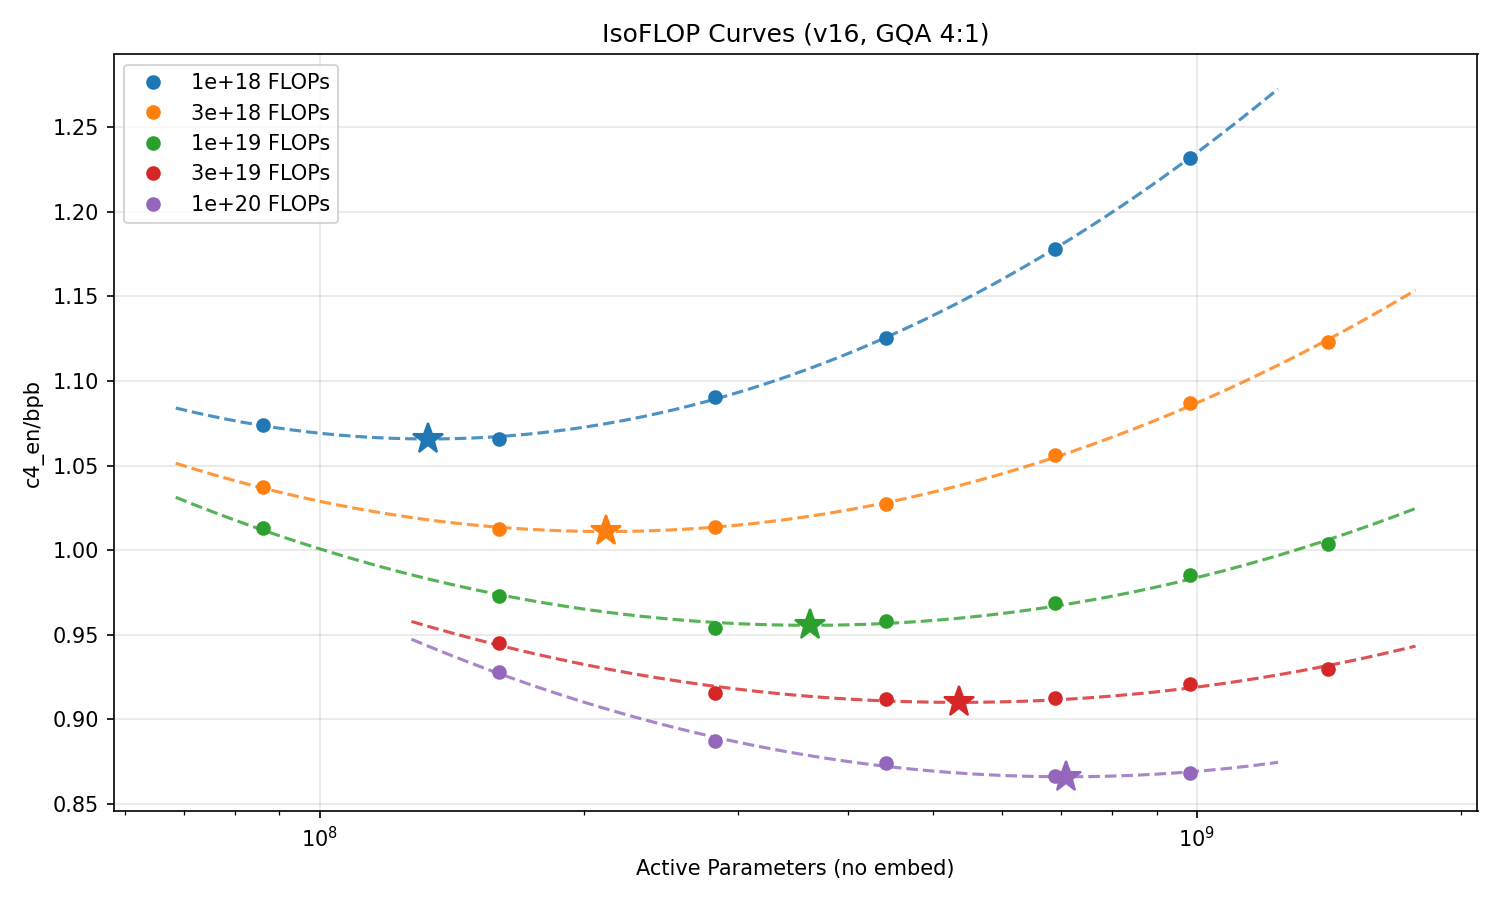

Generate this figure with Python:
# Copyright The Marin Authors
# SPDX-License-Identifier: Apache-2.0

"""Generate isoflop curves from v16 sweep data.

For each compute budget, plots BPB vs total (active) parameters across model sizes,
fits a log-space parabola to find the optimal model size, and fits an asymptotic
scaling law: loss*(C) = L_inf + A * C^{-alpha}.
"""

import json
import math

import matplotlib.pyplot as plt
import numpy as np

PLOT_DIR = "experiments/grug/moe_apr2/new_plots"


# ============================================================
# 1) Load data from wandb
# ============================================================


def fetch_v16_data():
    """Fetch finished v16 isoflop runs from wandb."""
    import wandb

    api = wandb.Api()
    runs = api.runs("marin-community/dial_moe", filters={"group": "isoflop-moe-v16", "state": "finished"})

    rows = []
    for r in runs:
        bpb = r.summary.get("eval/paloma/c4_en/bpb")
        macro_loss = r.summary.get("eval/paloma/macro_loss")
        if bpb is None:
            continue
        parts = r.name.split("-")
        budget_str = parts[3]  # e.g. '1e+18'
        dim = int(parts[4][1:])  # e.g. 'd768' -> 768
        budget = float(budget_str)
        rows.append({"budget": budget, "dim": dim, "bpb": bpb, "macro_loss": macro_loss, "name": r.name})

    return rows


def compute_active_params(dim):
    """Active parameters (lm_head, no embed) for a given hidden_dim."""
    # From heuristic
    # hidden_head_ratio = 128
    vocab_size = 128256
    # num_heads = max(1, dim // hidden_head_ratio)

    # num_layers from heuristic formula
    hs_pow = math.log2(dim)
    num_layers = round(dim / (64 + (hs_pow * 4.0) - 9))

    intermediate_dim = math.ceil(dim / 2 / 128) * 128
    shared_ffn = dim
    k = 4  # experts per token

    attn = 4 * dim * dim
    active_moe = k * 3 * dim * intermediate_dim
    shared = 3 * dim * shared_ffn
    router = dim * 64
    per_layer = attn + active_moe + shared + router

    lm_head = dim * vocab_size
    return num_layers * per_layer + lm_head


def compute_active_params_no_lmhead(dim):
    """Active parameters excluding lm_head."""
    return compute_active_params(dim) - dim * 128256


def compute_fpt(dim):
    """FLOPs per token (no lm_head)."""
    hidden_head_ratio = 128
    num_heads = max(1, dim // hidden_head_ratio)

    hs_pow = math.log2(dim)
    num_layers = round(dim / (64 + (hs_pow * 4.0) - 9))

    intermediate_dim = math.ceil(dim / 2 / 128) * 128
    shared_ffn = dim
    k = 4

    attn = 2 * dim * (dim + dim) + 2 * dim * (num_heads * (dim // num_heads)) * 2
    moe_mlp = k * 3 * 2 * dim * intermediate_dim
    shared_mlp = 3 * 2 * dim * shared_ffn
    per_layer = attn + moe_mlp + shared_mlp
    return num_layers * per_layer


# ============================================================
# 2) Fit parabolas per budget and find optima
# ============================================================


def fit_isoflop_parabola(dims, bpbs):
    """Fit bpb = a*log10(params)^2 + b*log10(params) + c. Return optimal params and bpb."""
    params = np.array([compute_active_params(d) for d in dims])
    log_params = np.log10(params)
    bpbs = np.array(bpbs)

    coeffs = np.polyfit(log_params, bpbs, 2)
    if coeffs[0] <= 0:
        # No minimum — use the actual minimum point
        idx = np.argmin(bpbs)
        return params[idx], bpbs[idx], coeffs, params

    opt_log = -coeffs[1] / (2 * coeffs[0])
    opt_bpb = np.polyval(coeffs, opt_log)
    opt_params = 10**opt_log

    return opt_params, opt_bpb, coeffs, params


def fit_asymptotic_powerlaw(C, loss, n_grid=400):
    """Fit loss(C) = L_inf + A * C^{-alpha}."""
    C = np.asarray(C, float)
    y = np.asarray(loss, float)
    idx = np.argsort(C)
    C, y = C[idx], y[idx]

    if len(C) < 2:
        return None

    y_min = float(np.min(y))
    Linf_grid = np.linspace(0, 0.95 * y_min, n_grid)
    logC = np.log(C)

    best = None
    for Linf in Linf_grid:
        z = y - Linf
        if np.any(z <= 0):
            continue
        logz = np.log(z)
        b1, b0 = np.polyfit(logC, logz, 1)
        alpha = -b1
        if not np.isfinite(alpha) or alpha <= 0:
            continue
        A = np.exp(b0)
        sse = float(np.mean((logz - (b0 + b1 * logC)) ** 2))
        if best is None or sse < best["sse"]:
            best = {"L_inf": float(Linf), "A": float(A), "alpha": float(alpha), "sse": sse}

    return best


# ============================================================
# 3) Generate plots
# ============================================================


def main():
    # Load data
    cache_path = f"{PLOT_DIR}/v16_isoflop_data.json"
    try:
        with open(cache_path) as f:
            rows = json.load(f)
        print(f"Loaded {len(rows)} runs from cache")
    except FileNotFoundError:
        rows = fetch_v16_data()
        with open(cache_path, "w") as f:
            json.dump(rows, f, indent=2)
        print(f"Fetched {len(rows)} runs from wandb")

    # Group by budget, exclude d640 and d896
    excluded_dims = {640, 896}
    by_budget = {}
    for r in rows:
        if r["dim"] in excluded_dims:
            continue
        by_budget.setdefault(r["budget"], []).append(r)

    target_budgets = [1e18, 3e18, 1e19, 3e19, 1e20]
    colors = {1e18: "C0", 3e18: "C1", 1e19: "C2", 3e19: "C3", 1e20: "C4"}

    # ---- Plot 1: IsoFLOP curves (BPB vs active params) ----
    fig, ax = plt.subplots(figsize=(10, 6))

    optima = []
    for budget in target_budgets:
        runs = by_budget.get(budget, [])
        if not runs:
            continue

        dims = [r["dim"] for r in runs]
        bpbs = [r["bpb"] for r in runs]
        params = [compute_active_params(d) for d in dims]

        # Sort by params
        order = np.argsort(params)
        params_sorted = np.array(params)[order]
        bpbs_sorted = np.array(bpbs)[order]
        dims_sorted = np.array(dims)[order]

        color = colors.get(budget, "gray")
        label = f"{budget:.0e} FLOPs"

        # Scatter
        ax.plot(params_sorted, bpbs_sorted, "o", color=color, label=label, markersize=6)

        # Fit parabola
        opt_params, opt_bpb, coeffs, _ = fit_isoflop_parabola(dims_sorted, bpbs_sorted)

        if coeffs[0] > 0:
            log_grid = np.linspace(np.log10(params_sorted.min()) - 0.1, np.log10(params_sorted.max()) + 0.1, 200)
            ax.plot(10**log_grid, np.polyval(coeffs, log_grid), "--", color=color, alpha=0.8)
            ax.plot(opt_params, opt_bpb, "*", color=color, markersize=15)

        # Compute FLOPs and no-lmhead params for the optimal
        best_dim = dims_sorted[np.argmin(bpbs_sorted)]
        optima.append(
            {
                "budget": budget,
                "opt_params": opt_params,
                "opt_params_no_lm": compute_active_params_no_lmhead(best_dim),
                "opt_bpb": opt_bpb,
                "opt_tokens": budget / (3 * compute_fpt(best_dim)),
            }
        )

    ax.set_xscale("log")
    ax.set_xlabel("Active Parameters (no embed)")
    ax.set_ylabel("c4_en/bpb")
    ax.set_title("IsoFLOP Curves (v16, GQA 4:1)")
    ax.legend()
    ax.grid(True, alpha=0.3)
    fig.tight_layout()
    fig.savefig(f"{PLOT_DIR}/isoflop_curves.png", dpi=150)
    plt.close(fig)
    print("Saved isoflop_curves.png")

    # ---- Plot 1b: IsoFLOP curves (BPB vs tokens) ----
    fig1b, ax1b = plt.subplots(figsize=(10, 6))

    for budget in target_budgets:
        runs = by_budget.get(budget, [])
        if not runs:
            continue

        dims = [r["dim"] for r in runs]
        bpbs = [r["bpb"] for r in runs]
        tokens = [budget / (3 * compute_fpt(d)) for d in dims]

        order = np.argsort(tokens)
        tokens_sorted = np.array(tokens)[order]
        bpbs_sorted = np.array(bpbs)[order]
        dims_sorted = np.array(dims)[order]

        color = colors.get(budget, "gray")
        label = f"{budget:.0e} FLOPs"

        ax1b.plot(tokens_sorted, bpbs_sorted, "o", color=color, label=label, markersize=6)

        # Fit parabola in log(tokens)
        log_tokens = np.log10(tokens_sorted)
        coeffs = np.polyfit(log_tokens, bpbs_sorted, 2)
        if coeffs[0] > 0:
            log_grid = np.linspace(log_tokens.min() - 0.1, log_tokens.max() + 0.1, 200)
            ax1b.plot(10**log_grid, np.polyval(coeffs, log_grid), "--", color=color, alpha=0.8)
            opt_log = -coeffs[1] / (2 * coeffs[0])
            opt_bpb = np.polyval(coeffs, opt_log)
            ax1b.plot(10**opt_log, opt_bpb, "*", color=color, markersize=15)

        # Label dims
        for t, b, d in zip(tokens_sorted, bpbs_sorted, dims_sorted, strict=True):
            ax1b.annotate(f"d{d}", (t, b), textcoords="offset points", xytext=(4, 4), fontsize=7, alpha=0.7)

    ax1b.set_xscale("log")
    ax1b.set_xlabel("Training Tokens")
    ax1b.set_ylabel("c4_en/bpb")
    ax1b.set_title("IsoFLOP Curves vs Tokens (v16, GQA 4:1)")
    ax1b.legend()
    ax1b.grid(True, alpha=0.3)
    fig1b.tight_layout()
    fig1b.savefig(f"{PLOT_DIR}/isoflop_curves_tokens.png", dpi=150)
    plt.close(fig1b)
    print("Saved isoflop_curves_tokens.png")

    # ---- Plot 1c: IsoFLOP curves (macro_loss vs tokens) ----
    fig1c, ax1c = plt.subplots(figsize=(10, 6))

    for budget in target_budgets:
        runs = by_budget.get(budget, [])
        if not runs:
            continue

        dims = [r["dim"] for r in runs]
        losses = [r.get("macro_loss") for r in runs]
        if any(l is None for l in losses):
            continue
        tokens = [budget / (3 * compute_fpt(d)) for d in dims]

        order = np.argsort(tokens)
        tokens_sorted = np.array(tokens)[order]
        losses_sorted = np.array(losses)[order]
        dims_sorted = np.array(dims)[order]

        color = colors.get(budget, "gray")
        label = f"{budget:.0e} FLOPs"

        ax1c.plot(tokens_sorted, losses_sorted, "o", color=color, label=label, markersize=6)

        log_tokens = np.log10(tokens_sorted)
        coeffs = np.polyfit(log_tokens, losses_sorted, 2)
        if coeffs[0] > 0:
            log_grid = np.linspace(log_tokens.min() - 0.1, log_tokens.max() + 0.1, 200)
            ax1c.plot(10**log_grid, np.polyval(coeffs, log_grid), "--", color=color, alpha=0.8)
            opt_log = -coeffs[1] / (2 * coeffs[0])
            opt_loss = np.polyval(coeffs, opt_log)
            ax1c.plot(10**opt_log, opt_loss, "*", color=color, markersize=15)

        for t, l, d in zip(tokens_sorted, losses_sorted, dims_sorted, strict=True):
            ax1c.annotate(f"d{d}", (t, l), textcoords="offset points", xytext=(4, 4), fontsize=7, alpha=0.7)

    ax1c.set_xscale("log")
    ax1c.set_xlabel("Training Tokens")
    ax1c.set_ylabel("Paloma macro_loss")
    ax1c.set_title("IsoFLOP Curves — macro_loss vs Tokens (v16, GQA 4:1)")
    ax1c.legend()
    ax1c.grid(True, alpha=0.3)
    fig1c.tight_layout()
    fig1c.savefig(f"{PLOT_DIR}/isoflop_curves_tokens_macro_loss.png", dpi=150)
    plt.close(fig1c)
    print("Saved isoflop_curves_tokens_macro_loss.png")

    # ---- Compute macro_loss optima and optimal tokens ----
    macro_optima = []
    for budget in target_budgets:
        runs = by_budget.get(budget, [])
        if not runs:
            continue
        dims = [r["dim"] for r in runs]
        macros = [r.get("macro_loss") for r in runs]
        if any(m is None for m in macros):
            continue
        params = [compute_active_params(d) for d in dims]
        order = np.argsort(params)
        params_sorted = np.array(params)[order]
        macros_sorted = np.array(macros)[order]
        dims_sorted = np.array(dims)[order]

        log_params = np.log10(params_sorted)
        coeffs = np.polyfit(log_params, macros_sorted, 2)
        if coeffs[0] > 0:
            opt_log = -coeffs[1] / (2 * coeffs[0])
            opt_macro = np.polyval(coeffs, opt_log)
            opt_params = 10**opt_log
        else:
            idx = np.argmin(macros_sorted)
            opt_params = params_sorted[idx]
            opt_macro = macros_sorted[idx]

        # Find optimal tokens from FPT at nearest dim
        best_dim = dims_sorted[np.argmin(macros_sorted)]
        opt_tokens = budget / (3 * compute_fpt(best_dim))

        macro_optima.append({"budget": budget, "opt_params": opt_params, "opt_macro": opt_macro, "opt_tokens": opt_tokens})

    # ---- Plot 2: Optimal macro_loss vs Compute (scaling law) ----
    if len(macro_optima) >= 2:
        fig2, ax2 = plt.subplots(figsize=(8, 5))

        C_arr = np.array([o["budget"] for o in macro_optima])
        macro_arr = np.array([o["opt_macro"] for o in macro_optima])

        ax2.plot(C_arr, macro_arr, "o", color="C0", markersize=10)

        fit = fit_asymptotic_powerlaw(C_arr, macro_arr)
        if fit:
            C_grid = np.logspace(np.log10(C_arr.min()) - 0.3, np.log10(C_arr.max()) + 0.5, 200)
            yhat = fit["L_inf"] + fit["A"] * C_grid ** (-fit["alpha"])
            ax2.plot(
                C_grid,
                yhat,
                "--",
                color="C0",
                alpha=0.5,
                label=f"L∞={fit['L_inf']:.3f} + {fit['A']:.2f}·C^(-{fit['alpha']:.3f})",
            )
            ax2.legend()
            print(f"Scaling law (macro): L_inf={fit['L_inf']:.4f}, A={fit['A']:.3f}, alpha={fit['alpha']:.4f}")

        for o in macro_optima:
            ax2.annotate(
                f"{o['budget']:.0e}", (o["budget"], o["opt_macro"]), textcoords="offset points", xytext=(5, 5), fontsize=8
            )

        ax2.set_xscale("log")
        ax2.set_xlabel("Compute (FLOPs, excl lm_head)")
        ax2.set_ylabel("Optimal paloma macro_loss")
        ax2.set_title("Optimal macro_loss vs Compute")
        ax2.grid(True, alpha=0.3)
        fig2.tight_layout()
        fig2.savefig(f"{PLOT_DIR}/isoflop_scaling_law.png", dpi=150)
        plt.close(fig2)
        print("Saved isoflop_scaling_law.png")

    # ---- Plot 3: N*(C) and T*(C) on separate subplots ----
    if len(optima) >= 2:
        fig3, (ax3a, ax3b) = plt.subplots(1, 2, figsize=(14, 5))

        C_arr = np.array([o["budget"] for o in optima])
        T_arr = np.array([o["opt_tokens"] for o in optima])
        N_arr = np.array([o["opt_params_no_lm"] for o in optima])

        # Fit power laws
        a_t, b_t = np.polyfit(np.log10(C_arr), np.log10(T_arr), 1)
        a_n, b_n = np.polyfit(np.log10(C_arr), np.log10(N_arr), 1)
        C_grid = np.logspace(np.log10(C_arr.min()) - 0.3, np.log10(C_arr.max()) + 0.5, 200)

        # Left: N*(C)
        ax3a.plot(C_arr, N_arr, "s", color="C0", markersize=10)
        ax3a.plot(C_grid, 10 ** (a_n * np.log10(C_grid) + b_n), "--", color="C0", alpha=0.5,
                  label=f"N* = {10**b_n:.2e}·C^{{{a_n:.3f}}}")
        for o in optima:
            ax3a.annotate(f"{o['budget']:.0e}", (o["budget"], o["opt_params_no_lm"]),
                          textcoords="offset points", xytext=(5, 5), fontsize=8)
        ax3a.set_xscale("log")
        ax3a.set_yscale("log")
        ax3a.set_xlabel("Compute (FLOPs, excl lm_head)")
        ax3a.set_ylabel("Optimal Active Params (no lm_head)")
        ax3a.set_title("N*(C)")
        ax3a.legend()
        ax3a.grid(True, alpha=0.3)

        # Right: T*(C)
        ax3b.plot(C_arr, T_arr, "o", color="C1", markersize=10)
        ax3b.plot(C_grid, 10 ** (a_t * np.log10(C_grid) + b_t), "--", color="C1", alpha=0.5,
                  label=f"T* = {10**b_t:.2e}·C^{{{a_t:.3f}}}")
        for o in optima:
            ax3b.annotate(f"{o['budget']:.0e}", (o["budget"], o["opt_tokens"]),
                          textcoords="offset points", xytext=(5, 5), fontsize=8)
        ax3b.set_xscale("log")
        ax3b.set_yscale("log")
        ax3b.set_xlabel("Compute (FLOPs, excl lm_head)")
        ax3b.set_ylabel("Optimal Tokens")
        ax3b.set_title("T*(C)")
        ax3b.legend()
        ax3b.grid(True, alpha=0.3)

        fig3.suptitle(f"Scaling Laws (exponent sum = {a_n + a_t:.3f})", fontsize=13)
        fig3.tight_layout()
        fig3.savefig(f"{PLOT_DIR}/isoflop_nt_scaling.png", dpi=150)
        plt.close(fig3)
        print(f"T*(C) = {10**b_t:.2e} · C^{a_t:.3f}")
        print(f"N*(C) = {10**b_n:.2e} · C^{a_n:.3f}")
        print("Saved isoflop_nt_scaling.png")

    # ---- Print summary table ----
    print("\nOptima:")
    print(f"{'Budget':>10s}  {'Opt Params':>12s}  {'Opt BPB':>10s}  {'Opt Tokens':>12s}  {'Opt Macro':>10s}")
    print("-" * 60)
    for o, m in zip(optima, macro_optima):
        print(f"{o['budget']:>10.0e}  {o['opt_params']:>12.2e}  {o['opt_bpb']:>10.4f}  {o['opt_tokens']:>12.2e}  {m['opt_macro']:>10.4f}")


if __name__ == "__main__":
    main()
